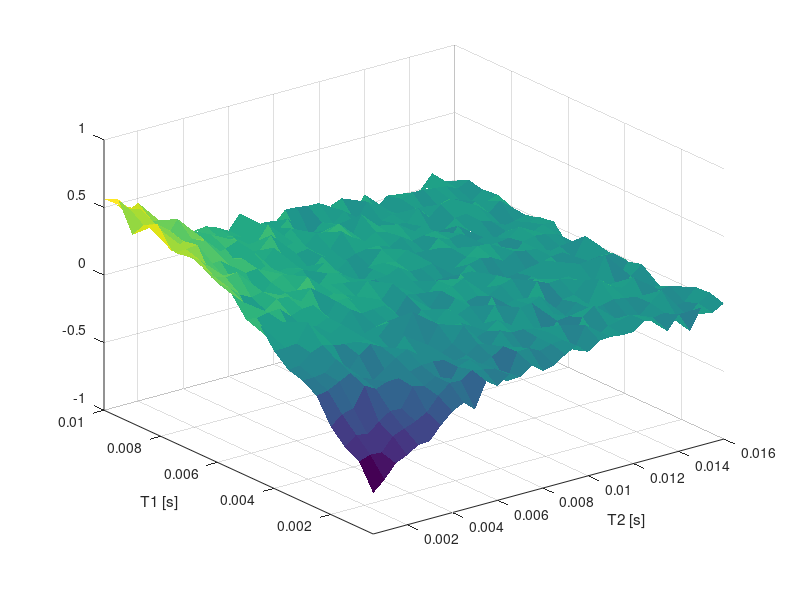

The MATLAB source for this figure: (Note: this script raises an error after producing the figure.)
% 7 July 2015
% This file generates 2D T1(inversion recovery)-T2 data. The user should
% input T1 and T2 values (only one peak is in this implementation), the
% time increment for both the T1 and T2 axes, and the number of points on
% each axis. The program generates T2 and T1 curves, then multiplies them
% (line 32) to make the final data set. Plotting and saving for use in
% Prospa is also avaiable.


clear
close all
clc

%%

% User defined parameters
T1_1 = 4.5e-3; %s
w1 = 0.45; % First T1 weight
T1_2 = 6.0e-3; %s
w2 = 0.55; % Second T1 weight
T2 = 3.5e-3; %s
t_T1 = 500e-6; %s, time increment for T1 axis
t_T2 = 500e-6; %s, time increment for T2 axis
nPtsT1 = 20; %points for T1 axis
nPtsT2 = 32; %points for T2 axis
%end user-defined parameters

data = zeros(nPtsT1,nPtsT2); %make blank matrix
T1axis = linspace(t_T1, t_T1*nPtsT1, nPtsT1); %set up axes
T2axis = linspace(t_T2, t_T2*nPtsT2, nPtsT2);

T2data = exp(-T2axis/T2); %1D T2 curve
T1data = w1*(1-2*exp(-T1axis/T1_1)) + w2*(1-2*exp(-T1axis/T1_2)); %1D T1 curve

data2D = T1data'*T2data; %make 2D data set

% Add in noise
for i = 1:length(T1axis)
    for j = 1:length(T2axis)
        noise = randn/200;
        while 0.5 < noise < -0.5
            noise = randn/200;
        end
    
        data2D(i, j) = data2D(i,j) + randn/20;
    end
end

surf(T2axis',T1axis,data2D) %plotting
shading flat
% set(gca,'Xscale','log','Yscale','log')
ylabel('T1 [s]')
xlabel('T2 [s]')
ylim([min(T1axis) max(T1axis)]);
xlim([min(T2axis) max(T2axis)]);

% Save the data
saveDir = '/Users/jaredking/Documents/Chemistry/Research_Files_and_Data/CHIRP/';
saveName = 'DataSim_32by20';
save(strcat(saveDir, saveName, '.dat'), 'data2D', '-ascii');
